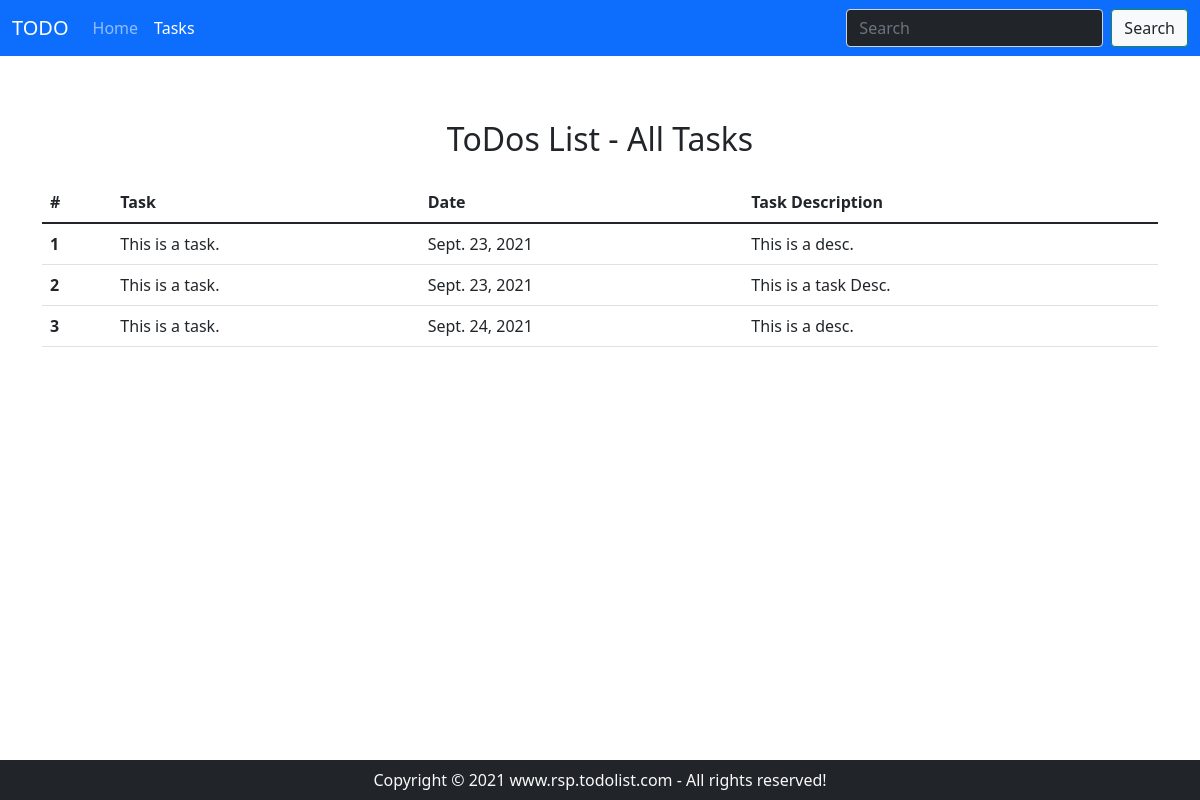
/task, run on an earlier commit of the app's database.
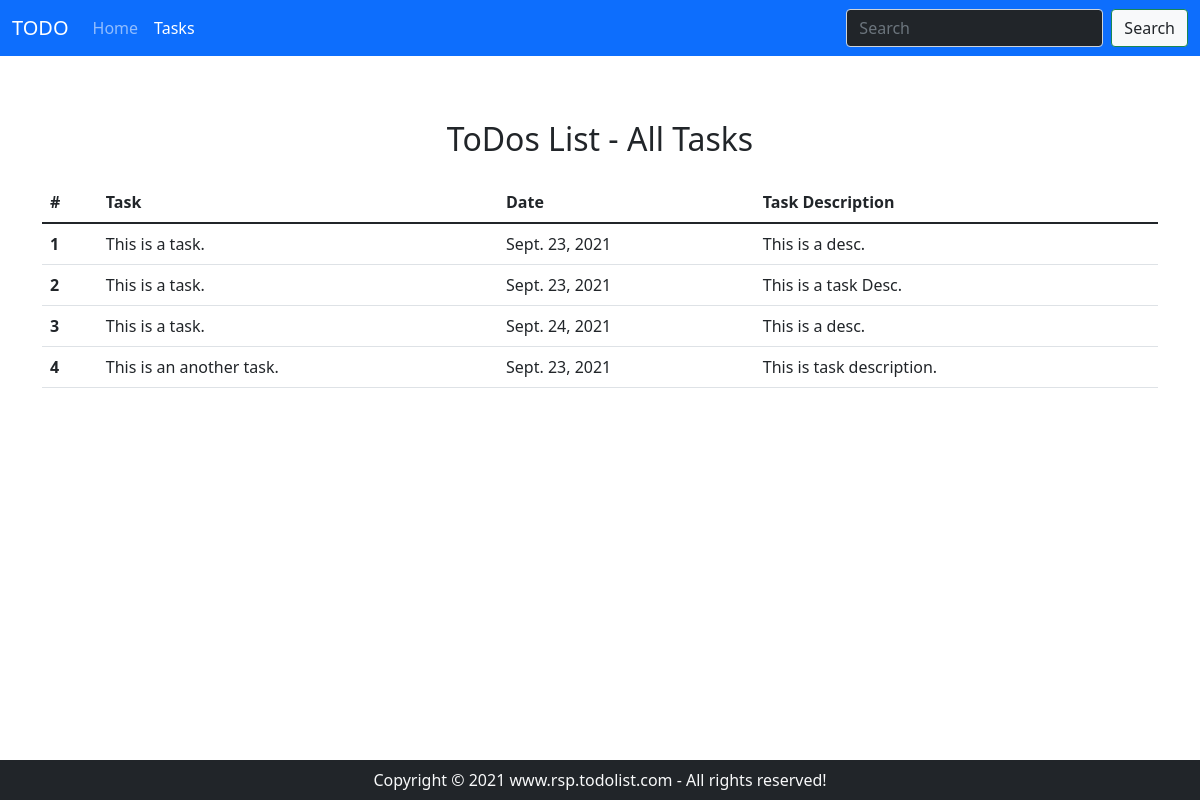
And on a later commit of the database.
### home/models.py (models this page shows, shortened)
class Task(models.Model):
    task_name = models.CharField(max_length=30)
    date = models.DateField()
    desc = models.TextField()

### home/views.py (the view)
# urls.py: path('task', views.task, name='task')
def task(request):
    allTasks = Task.objects.all()
    context = {'tasks': allTasks}
    return render(request, "task.html", context)

### templates/task.html (shortened to what this page needs)
<!doctype html>
<html lang="en">
<head>
    <link href="https://cdn.jsdelivr.net/npm/bootstrap@5.1.1/dist/css/bootstrap.min.css" rel="stylesheet"
>
</head>
<body>
    <nav class="navbar navbar-dark bg-primary navbar-expand-lg">
        <div class="container-fluid">
            <a class="navbar-brand" href="/">TODO</a>
            <div class="collapse navbar-collapse" id="navbarSupportedContent">
                <ul class="navbar-nav me-auto mb-2 mb-lg-0">
                    <li class="nav-item">
                        <a class="nav-link" aria-current="page" href="/">Home</a>
                    </li>
                    <li class="nav-item">
                        <a class="nav-link active" href="/task">Tasks</a>
                    </li>
                </ul>
                <form class="d-flex">
                    <input class="form-control me-2 text-light bg-dark" type="search" placeholder="Search" aria-label="Search">
                    <button class="btn btn-outline-success text-dark bg-light" type="submit">Search</button>
                </form>
            </div>
        </div>
    </nav>
    <div class="container my-5">
      <h2 class="text-center py-3">ToDos List - All Tasks</h2>
        <table class="table">
            <thead>
              <tr>
                <th scope="col">#</th>
                <th scope="col">Task</th>
                <th scope="col">Date</th>
                <th scope="col">Task Description</th>
              </tr>
            </thead>
            <tbody>
              {% for item in tasks %}
              <tr>
                <th scope="row">{{forloop.counter}}</th>
                <td>{{item.task_name}}</td>
                <td>{{item.date}}</td>
                <td>{{item.desc}}</td>
              </tr>
              {% endfor %}
            </tbody>
          </table>
    </div>
    <footer class="text-center text-light bg-dark fixed-bottom py-2">Copyright &copy; 2021 www.rsp.todolist.com - All rights reserved!</footer>
</body>
</html>

What changed in the data, as far as the page shows it:
added Task: task_name "This is an another task.", date "Sept. 23, 2021", desc "This is task description."
